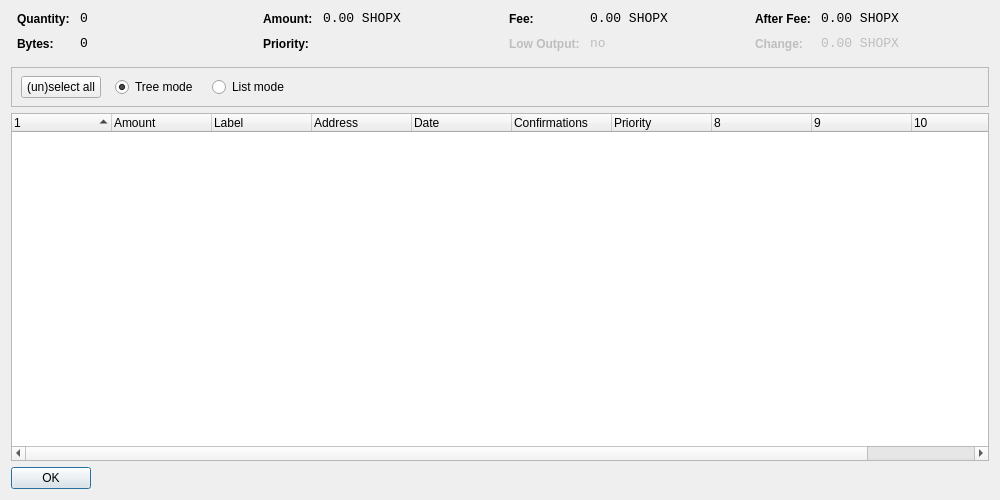
<?xml version="1.0" encoding="UTF-8"?>
<ui version="4.0">
 <class>CoinControlDialog</class>
 <widget class="QDialog" name="CoinControlDialog">
  <property name="geometry">
   <rect>
    <x>0</x>
    <y>0</y>
    <width>1000</width>
    <height>500</height>
   </rect>
  </property>
  <property name="windowTitle">
   <string>Coin Control</string>
  </property>
  <layout class="QVBoxLayout" name="verticalLayout">
   <item>
    <layout class="QHBoxLayout" name="horizontalLayoutTop" stretch="0,0,0,0">
     <property name="topMargin">
      <number>0</number>
     </property>
     <property name="bottomMargin">
      <number>10</number>
     </property>
     <item>
      <layout class="QFormLayout" name="formLayoutCoinControl1">
       <property name="horizontalSpacing">
        <number>10</number>
       </property>
       <property name="verticalSpacing">
        <number>10</number>
       </property>
       <property name="leftMargin">
        <number>6</number>
       </property>
       <property name="rightMargin">
        <number>6</number>
       </property>
       <item row="0" column="0">
        <widget class="QLabel" name="labelCoinControlQuantityText">
         <property name="styleSheet">
          <string notr="true">font-weight:bold;</string>
         </property>
         <property name="text">
          <string>Quantity:</string>
         </property>
        </widget>
       </item>
       <item row="0" column="1">
        <widget class="QLabel" name="labelCoinControlQuantity">
         <property name="font">
          <font>
           <family>Monospace</family>
           <pointsize>10</pointsize>
          </font>
         </property>
         <property name="cursor">
          <cursorShape>IBeamCursor</cursorShape>
         </property>
         <property name="contextMenuPolicy">
          <enum>Qt::ActionsContextMenu</enum>
         </property>
         <property name="text">
          <string notr="true">0</string>
         </property>
         <property name="textInteractionFlags">
          <set>Qt::LinksAccessibleByMouse|Qt::TextSelectableByKeyboard|Qt::TextSelectableByMouse</set>
         </property>
        </widget>
       </item>
       <item row="1" column="0">
        <widget class="QLabel" name="labelCoinControlBytesText">
         <property name="styleSheet">
          <string notr="true">font-weight:bold;</string>
         </property>
         <property name="text">
          <string>Bytes:</string>
         </property>
        </widget>
       </item>
       <item row="1" column="1">
        <widget class="QLabel" name="labelCoinControlBytes">
         <property name="font">
          <font>
           <family>Monospace</family>
           <pointsize>10</pointsize>
          </font>
         </property>
         <property name="cursor">
          <cursorShape>IBeamCursor</cursorShape>
         </property>
         <property name="contextMenuPolicy">
          <enum>Qt::ActionsContextMenu</enum>
         </property>
         <property name="text">
          <string notr="true">0</string>
         </property>
         <property name="textInteractionFlags">
          <set>Qt::LinksAccessibleByMouse|Qt::TextSelectableByKeyboard|Qt::TextSelectableByMouse</set>
         </property>
        </widget>
       </item>
      </layout>
     </item>
     <item>
      <layout class="QFormLayout" name="formLayoutCoinControl2">
       <property name="horizontalSpacing">
        <number>10</number>
       </property>
       <property name="verticalSpacing">
        <number>10</number>
       </property>
       <property name="leftMargin">
        <number>6</number>
       </property>
       <property name="rightMargin">
        <number>6</number>
       </property>
       <item row="0" column="0">
        <widget class="QLabel" name="labelCoinControlAmountText">
         <property name="styleSheet">
          <string notr="true">font-weight:bold;</string>
         </property>
         <property name="text">
          <string>Amount:</string>
         </property>
        </widget>
       </item>
       <item row="0" column="1">
        <widget class="QLabel" name="labelCoinControlAmount">
         <property name="font">
          <font>
           <family>Monospace</family>
           <pointsize>10</pointsize>
          </font>
         </property>
         <property name="cursor">
          <cursorShape>IBeamCursor</cursorShape>
         </property>
         <property name="contextMenuPolicy">
          <enum>Qt::ActionsContextMenu</enum>
         </property>
         <property name="text">
          <string notr="true">0.00 SHOPX</string>
         </property>
         <property name="textInteractionFlags">
          <set>Qt::LinksAccessibleByMouse|Qt::TextSelectableByKeyboard|Qt::TextSelectableByMouse</set>
         </property>
        </widget>
       </item>
       <item row="1" column="0">
        <widget class="QLabel" name="labelCoinControlPriorityText">
         <property name="styleSheet">
          <string notr="true">font-weight:bold;</string>
         </property>
         <property name="text">
          <string>Priority:</string>
         </property>
        </widget>
       </item>
       <item row="1" column="1">
        <widget class="QLabel" name="labelCoinControlPriority">
         <property name="font">
          <font>
           <family>Monospace</family>
           <pointsize>10</pointsize>
          </font>
         </property>
         <property name="cursor">
          <cursorShape>IBeamCursor</cursorShape>
         </property>
         <property name="contextMenuPolicy">
          <enum>Qt::ActionsContextMenu</enum>
         </property>
         <property name="text">
          <string/>
         </property>
         <property name="textInteractionFlags">
          <set>Qt::LinksAccessibleByMouse|Qt::TextSelectableByKeyboard|Qt::TextSelectableByMouse</set>
         </property>
        </widget>
       </item>
      </layout>
     </item>
     <item>
      <layout class="QFormLayout" name="formLayoutCoinControl3">
       <property name="horizontalSpacing">
        <number>10</number>
       </property>
       <property name="verticalSpacing">
        <number>10</number>
       </property>
       <property name="leftMargin">
        <number>6</number>
       </property>
       <property name="rightMargin">
        <number>6</number>
       </property>
       <item row="0" column="0">
        <widget class="QLabel" name="labelCoinControlFeeText">
         <property name="styleSheet">
          <string notr="true">font-weight:bold;</string>
         </property>
         <property name="text">
          <string>Fee:</string>
         </property>
        </widget>
       </item>
       <item row="0" column="1">
        <widget class="QLabel" name="labelCoinControlFee">
         <property name="font">
          <font>
           <family>Monospace</family>
           <pointsize>10</pointsize>
          </font>
         </property>
         <property name="cursor">
          <cursorShape>IBeamCursor</cursorShape>
         </property>
         <property name="contextMenuPolicy">
          <enum>Qt::ActionsContextMenu</enum>
         </property>
         <property name="text">
          <string notr="true">0.00 SHOPX</string>
         </property>
         <property name="textInteractionFlags">
          <set>Qt::LinksAccessibleByMouse|Qt::TextSelectableByKeyboard|Qt::TextSelectableByMouse</set>
         </property>
        </widget>
       </item>
       <item row="1" column="0">
        <widget class="QLabel" name="labelCoinControlLowOutputText">
         <property name="enabled">
          <bool>false</bool>
         </property>
         <property name="styleSheet">
          <string notr="true">font-weight:bold;</string>
         </property>
         <property name="text">
          <string>Low Output:</string>
         </property>
        </widget>
       </item>
       <item row="1" column="1">
        <widget class="QLabel" name="labelCoinControlLowOutput">
         <property name="enabled">
          <bool>false</bool>
         </property>
         <property name="font">
          <font>
           <family>Monospace</family>
           <pointsize>10</pointsize>
          </font>
         </property>
         <property name="cursor">
          <cursorShape>IBeamCursor</cursorShape>
         </property>
         <property name="contextMenuPolicy">
          <enum>Qt::ActionsContextMenu</enum>
         </property>
         <property name="text">
          <string notr="true">no</string>
         </property>
         <property name="textInteractionFlags">
          <set>Qt::LinksAccessibleByMouse|Qt::TextSelectableByKeyboard|Qt::TextSelectableByMouse</set>
         </property>
        </widget>
       </item>
      </layout>
     </item>
     <item>
      <layout class="QFormLayout" name="formLayoutCoinControl4">
       <property name="horizontalSpacing">
        <number>10</number>
       </property>
       <property name="verticalSpacing">
        <number>10</number>
       </property>
       <property name="leftMargin">
        <number>6</number>
       </property>
       <property name="rightMargin">
        <number>6</number>
       </property>
       <item row="0" column="0">
        <widget class="QLabel" name="labelCoinControlAfterFeeText">
         <property name="styleSheet">
          <string notr="true">font-weight:bold;</string>
         </property>
         <property name="text">
          <string>After Fee:</string>
         </property>
        </widget>
       </item>
       <item row="0" column="1">
        <widget class="QLabel" name="labelCoinControlAfterFee">
         <property name="font">
          <font>
           <family>Monospace</family>
           <pointsize>10</pointsize>
          </font>
         </property>
         <property name="cursor">
          <cursorShape>IBeamCursor</cursorShape>
         </property>
         <property name="contextMenuPolicy">
          <enum>Qt::ActionsContextMenu</enum>
         </property>
         <property name="text">
          <string notr="true">0.00 SHOPX</string>
         </property>
         <property name="textInteractionFlags">
          <set>Qt::LinksAccessibleByMouse|Qt::TextSelectableByKeyboard|Qt::TextSelectableByMouse</set>
         </property>
        </widget>
       </item>
       <item row="1" column="0">
        <widget class="QLabel" name="labelCoinControlChangeText">
         <property name="enabled">
          <bool>false</bool>
         </property>
         <property name="styleSheet">
          <string notr="true">font-weight:bold;</string>
         </property>
         <property name="text">
          <string>Change:</string>
         </property>
        </widget>
       </item>
       <item row="1" column="1">
        <widget class="QLabel" name="labelCoinControlChange">
         <property name="enabled">
          <bool>false</bool>
         </property>
         <property name="font">
          <font>
           <family>Monospace</family>
           <pointsize>10</pointsize>
          </font>
         </property>
         <property name="cursor">
          <cursorShape>IBeamCursor</cursorShape>
         </property>
         <property name="contextMenuPolicy">
          <enum>Qt::ActionsContextMenu</enum>
         </property>
         <property name="text">
          <string notr="true">0.00 SHOPX</string>
         </property>
         <property name="textInteractionFlags">
          <set>Qt::LinksAccessibleByMouse|Qt::TextSelectableByKeyboard|Qt::TextSelectableByMouse</set>
         </property>
        </widget>
       </item>
      </layout>
     </item>
    </layout>
   </item>
   <item>
    <widget class="QFrame" name="frame">
     <property name="minimumSize">
      <size>
       <width>0</width>
       <height>40</height>
      </size>
     </property>
     <property name="frameShape">
      <enum>QFrame::StyledPanel</enum>
     </property>
     <property name="frameShadow">
      <enum>QFrame::Sunken</enum>
     </property>
     <widget class="QWidget" name="horizontalLayoutWidget">
      <property name="geometry">
       <rect>
        <x>10</x>
        <y>0</y>
        <width>781</width>
        <height>41</height>
       </rect>
      </property>
      <layout class="QHBoxLayout" name="horizontalLayoutPanel" stretch="0,0,0,0,0">
       <property name="spacing">
        <number>14</number>
       </property>
       <item>
        <widget class="QPushButton" name="pushButtonSelectAll">
         <property name="sizePolicy">
          <sizepolicy hsizetype="Maximum" vsizetype="Fixed">
           <horstretch>0</horstretch>
           <verstretch>0</verstretch>
          </sizepolicy>
         </property>
         <property name="text">
          <string>(un)select all</string>
         </property>
        </widget>
       </item>
       <item>
        <widget class="QRadioButton" name="radioTreeMode">
         <property name="sizePolicy">
          <sizepolicy hsizetype="Maximum" vsizetype="Fixed">
           <horstretch>0</horstretch>
           <verstretch>0</verstretch>
          </sizepolicy>
         </property>
         <property name="text">
          <string>Tree mode</string>
         </property>
         <property name="checked">
          <bool>true</bool>
         </property>
        </widget>
       </item>
       <item>
        <widget class="QRadioButton" name="radioListMode">
         <property name="sizePolicy">
          <sizepolicy hsizetype="Maximum" vsizetype="Fixed">
           <horstretch>0</horstretch>
           <verstretch>0</verstretch>
          </sizepolicy>
         </property>
         <property name="text">
          <string>List mode</string>
         </property>
        </widget>
       </item>
       <item>
        <spacer name="horizontalSpacer">
         <property name="orientation">
          <enum>Qt::Horizontal</enum>
         </property>
         <property name="sizeHint" stdset="0">
          <size>
           <width>40</width>
           <height>20</height>
          </size>
         </property>
        </spacer>
       </item>
      </layout>
     </widget>
    </widget>
   </item>
   <item>
    <widget class="CoinControlTreeWidget" name="treeWidget">
     <property name="contextMenuPolicy">
      <enum>Qt::CustomContextMenu</enum>
     </property>
     <property name="sortingEnabled">
      <bool>false</bool>
     </property>
     <property name="columnCount">
      <number>11</number>
     </property>
     <attribute name="headerShowSortIndicator" stdset="0">
      <bool>true</bool>
     </attribute>
     <attribute name="headerStretchLastSection">
      <bool>false</bool>
     </attribute>
     <column>
      <property name="text">
       <string/>
      </property>
     </column>
     <column>
      <property name="text">
       <string>Amount</string>
      </property>
     </column>
     <column>
      <property name="text">
       <string>Label</string>
      </property>
     </column>
     <column>
      <property name="text">
       <string>Address</string>
      </property>
     </column>
     <column>
      <property name="text">
       <string>Date</string>
      </property>
     </column>
     <column>
      <property name="text">
       <string>Confirmations</string>
      </property>
      <property name="toolTip">
       <string>Confirmed</string>
      </property>
     </column>
     <column>
      <property name="text">
       <string>Priority</string>
      </property>
     </column>
     <column>
      <property name="text">
       <string/>
      </property>
     </column>
     <column>
      <property name="text">
       <string/>
      </property>
     </column>
     <column>
      <property name="text">
       <string/>
      </property>
     </column>
     <column>
      <property name="text">
       <string/>
      </property>
     </column>
    </widget>
   </item>
   <item>
    <widget class="QDialogButtonBox" name="buttonBox">
     <property name="sizePolicy">
      <sizepolicy hsizetype="Maximum" vsizetype="Fixed">
       <horstretch>0</horstretch>
       <verstretch>0</verstretch>
      </sizepolicy>
     </property>
     <property name="orientation">
      <enum>Qt::Horizontal</enum>
     </property>
     <property name="standardButtons">
      <set>QDialogButtonBox::Ok</set>
     </property>
    </widget>
   </item>
  </layout>
 </widget>
 <customwidgets>
  <customwidget>
   <class>CoinControlTreeWidget</class>
   <extends>QTreeWidget</extends>
   <header>coincontroltreewidget.h</header>
  </customwidget>
 </customwidgets>
 <resources/>
 <connections/>
</ui>
